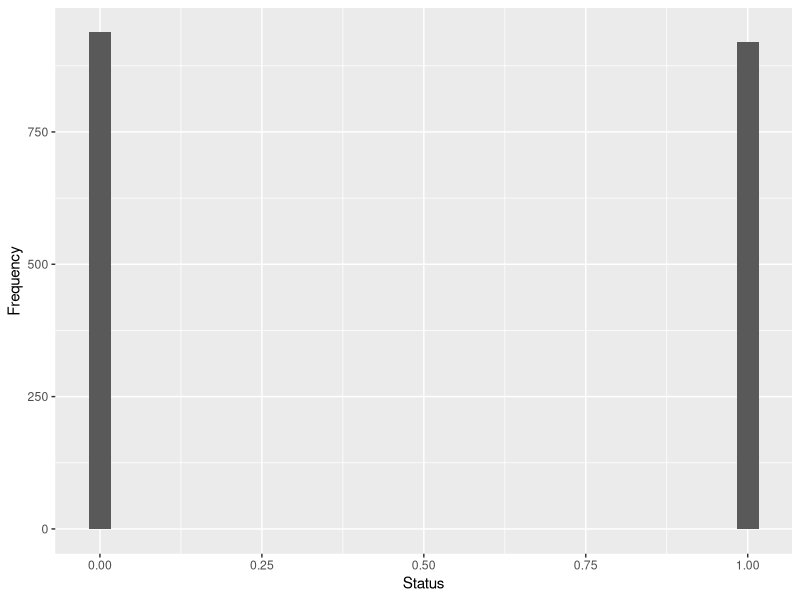
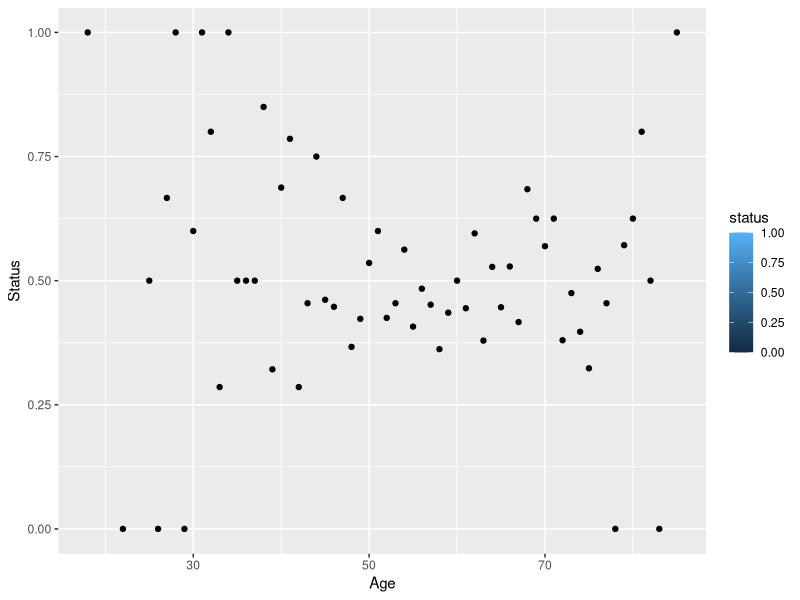
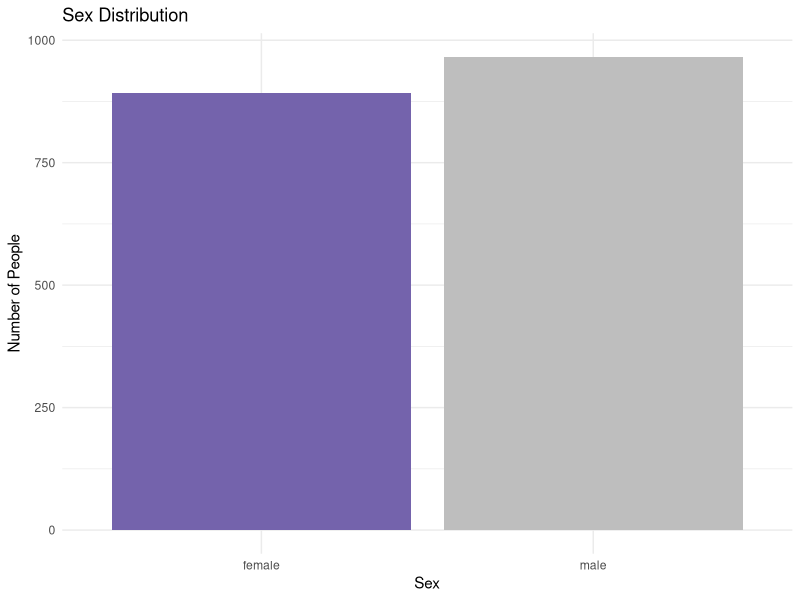
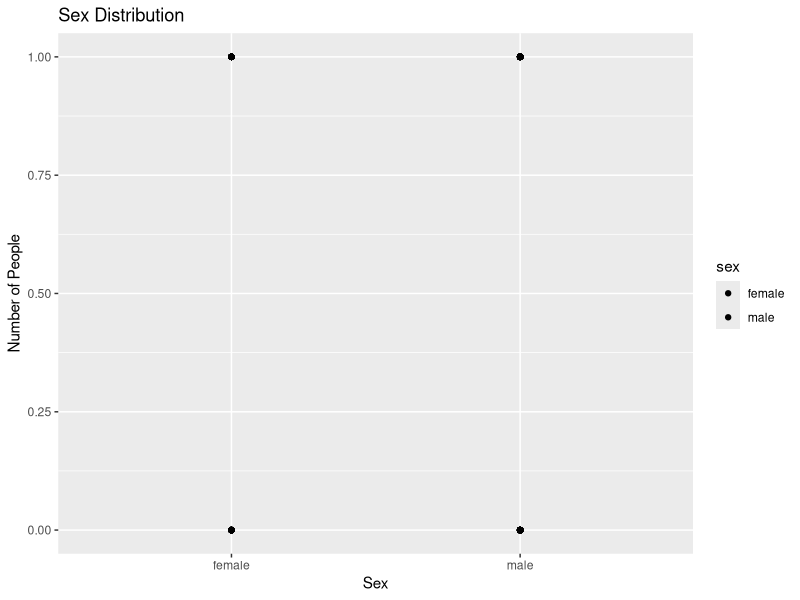
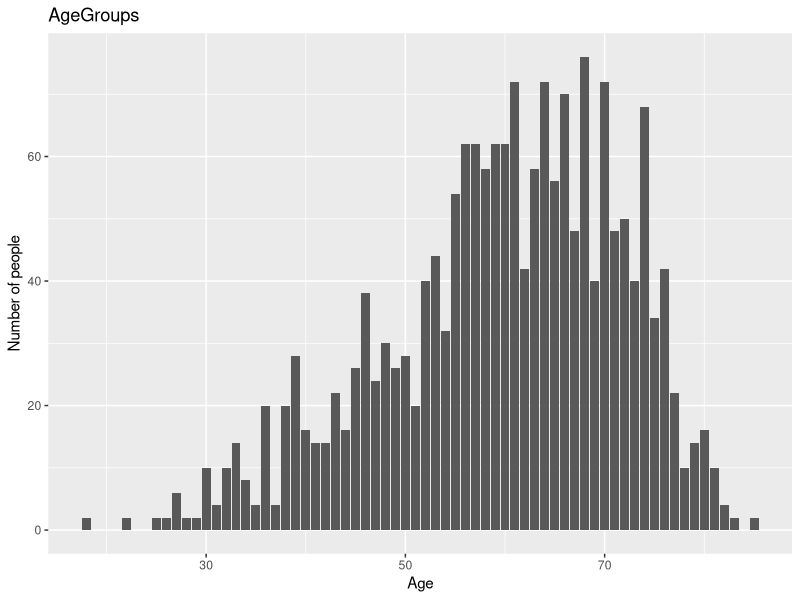
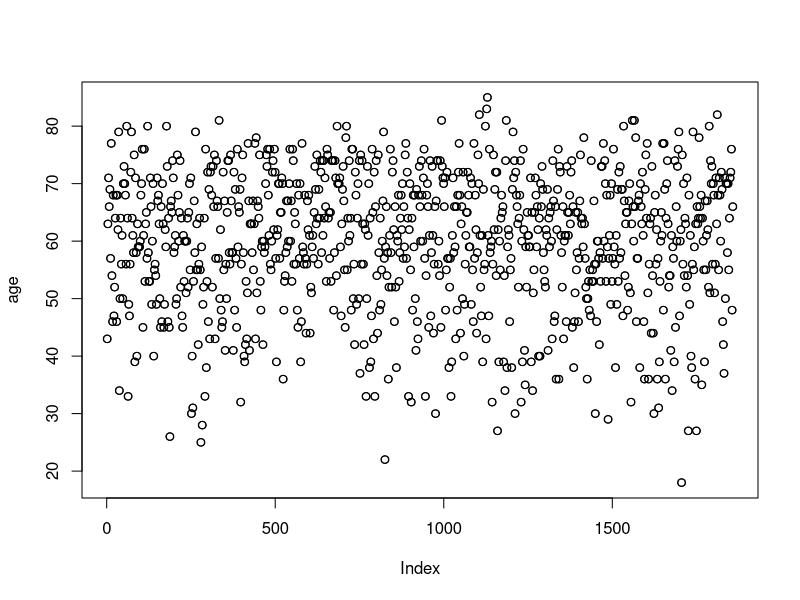
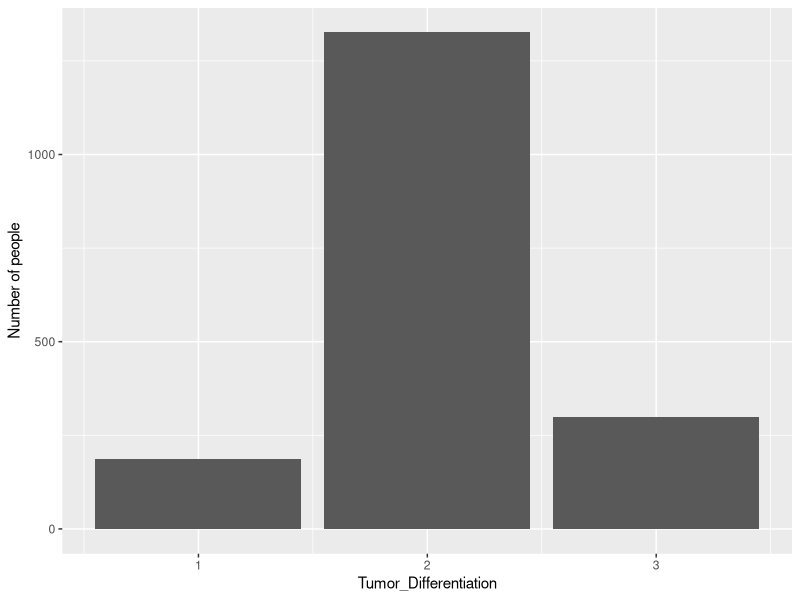
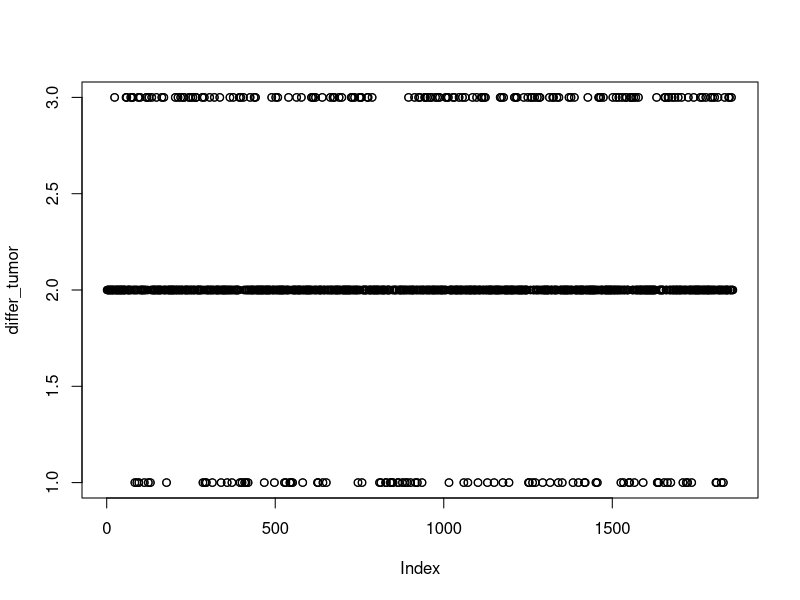

These figures' R source, in order: (Note: this script raises an error after producing the figures.)
## ---- chunk 1
packages <- c('tidyverse','ggmosaic','waffle','gridExtra','readxl','ggrepel','scales','httr','data.table','RNHANES','caret','nnet','ordinal','VGAM','ggplot')
library(tidyverse)
library(dplyr)
library(nnet)
library(VGAM)
## ---- chunk 2
data <- read.csv("dataset.csv")
summary(data)
## ---- chunk 3
status <- data[, "status"]
sex <- data[, "sex"]
age <- data[, "age"]
differ_tumor <- data[, "differ"]
extent <- data[, "extent"]
surgery <- data[, "surg"]
positive_lymph_nodes <- data[, "node4"]
perfor_colon <- data[,"perfor"] 
## ---- chunk 4
data %>%
  drop_na(status) %>% 
  ggplot(aes(x = status)) +
  geom_histogram()+
  labs(x = "Status", y = "Frequency")
## ---- chunk 5
data %>%
  drop_na(status) %>% 
  ggplot(aes(x =age,y=status))  +
  geom_point(aes(fill=status),stat="summary",fun=mean)+
  labs(x = "Age", y = "Status")
## ---- chunk 6
data %>%
  drop_na(sex) %>%
  ggplot(aes(x = sex)) +
  geom_bar(aes(fill=sex)) +
  scale_fill_manual(values = c("#7463AC", "gray"), guide = FALSE) +
  labs(title="Sex Distribution",x = "Sex", y = "Number of People")+
  theme_minimal()
## ---- chunk 7
data %>%
  drop_na(sex) %>%
  ggplot(aes(x = sex,y=status)) +
  geom_point(aes(fill=sex)) +
  labs(title="Sex Distribution",x = "Sex", y = "Number of People")
## ---- chunk 8
data %>%
  drop_na(age) %>% 
  ggplot(aes(x=age)) +
  geom_bar()+
  labs(title="AgeGroups",x = "Age", y = "Number of people")
## ---- chunk 9
plot(age)
## ---- chunk 10
data %>%
  drop_na(differ) %>% 
  ggplot(aes(x = differ)) +
  geom_bar() +
  labs(x = "Tumor_Differentiation", y = "Number of people")
## ---- chunk 11
plot(differ_tumor)
## ---- chunk 12
data %>%
  drop_na(extent) %>% 
  ggplot(aes(x = extent)) +
  geom_bar() +
  labs(x = "Extent", y = "Number of people")
## ---- chunk 13
plot(extent)
## ---- chunk 14
data %>%
  drop_na(surg) %>% 
  ggplot(aes(x = surg)) +
  geom_histogram()+
  labs(x = "Time_Surgery", y = "Number of people")
## ---- chunk 15
plot(surgery)
## ---- chunk 16
data %>%
  drop_na(node4) %>% 
  ggplot(aes(x = node4)) +
  geom_histogram() +
  labs(x = "Positive_Lymph_Node", y = "Toatal People")
## ---- chunk 17
plot(node4)
## ---- chunk 18
data %>%
  drop_na(perfor) %>% 
  ggplot(aes(x = perfor)) +
  geom_histogram() +
  labs(x = "Perforation", y = "Number of people")
## ---- chunk 19
plot(perfor_colon)
## ---- chunk 20
chisq.test(status,age)
## ---- chunk 21
modl1 <-aov(status~sex*age,data=data)
summary(modl1)
## ---- chunk 22
#regression between status and sex
model1<-lm(status~sex)
summary(model1)
## ---- chunk 23
#regression between status and age
model2<-lm(status~age)
summary(model2)
## ---- chunk 24
#regression between status and differ
model3<-lm(status~differ_tumor)
summary(model3)
## ---- chunk 25
#regression between status and extent
model4<-lm(status~extent)
summary(model4)
## ---- chunk 26
#regression between status and surg
model5<-lm(status~surgery)
summary(model5)
## ---- chunk 27
#regression between status and node4
model6<-lm(status~positive_lymph_nodes )
summary(model6)
## ---- chunk 28
#regression between status and perfor
model7<-lm(status~perfor_colon)
summary(model7)
## ---- chunk 29
#multivariate simple regression model
model8<-lm(status~sex+age+differ_tumor+extent+surgery+positive_lymph_nodes+perfor_colon) 
summary(model8)
## ---- chunk 30
df$status<-as.factor(df$status)
df$sex<-as.factor(df$sex)
df$stdiffer<-as.factor(df$differ)
df$extent<-as.factor(df$extent)
df$surg<-as.factor(df$surg)
df$node4<-as.factor(df$node4)
df$perfor<-as.factor(df$perfor)
## ---- chunk 31
#status and sex logistic regression 
model9<-multinom(status~sex,data=df)
summary(model9)
## ---- chunk 32
#status and age logistic regression
model10<-multinom(status~age,data=df) 
summary(model10)
## ---- chunk 33
#status and differ logistic regression 
model11<-multinom(status~differ_tumor)
summary(model11)
## ---- chunk 34
#status and extent logistic regression 
model12<-multinom(status~extent)
summary(model12)
## ---- chunk 35
#status surg logistic regression 
model13<-multinom(status~surgery)
summary(model13)
## ---- chunk 36
#status node4 logistic regression 
model14<-multinom(status~positive_lymph_nodes)
summary(model14)
## ---- chunk 37
#status perfor logistic regression
model15<-multinom(status~perfor_colon) 
summary(model15)
## ---- chunk 38
#multivariate logistic regression model
model16<-multinom(status~sex+age+differ_tumor+extent+surgery+positive_lymph_nodes+perfor_colon) 
summary(model16)
## ---- chunk 39
#independent T tests
# perform independent t-test based on Sex
ttest_sex <- t.test(status ~ sex)
print(ttest_sex)
## ---- chunk 40
install.packages("rmarkdown")
## ---- chunk 41
setwd("/HDS5310/R final Project")
## ---- chunk 42
rmarkdown::render("Predictors_of_Treatment_Related_Regrets_in_Bowel_Cancer_Patients-1.Rmd", output_format = "word_document")
